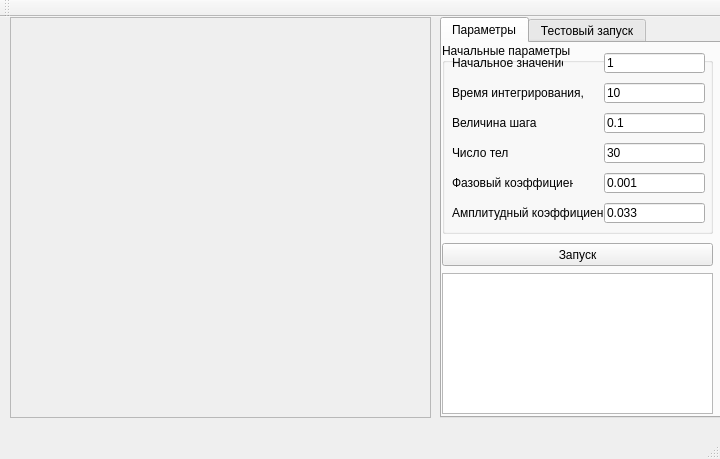
<?xml version="1.0" encoding="UTF-8"?>
<ui version="4.0">
 <class>MainWindow</class>
 <widget class="QMainWindow" name="MainWindow">
  <property name="geometry">
   <rect>
    <x>0</x>
    <y>0</y>
    <width>720</width>
    <height>459</height>
   </rect>
  </property>
  <property name="windowTitle">
   <string>MainWindow</string>
  </property>
  <widget class="QWidget" name="centralWidget">
   <widget class="QTabWidget" name="tabWidget">
    <property name="geometry">
     <rect>
      <x>440</x>
      <y>0</y>
      <width>281</width>
      <height>401</height>
     </rect>
    </property>
    <property name="currentIndex">
     <number>0</number>
    </property>
    <widget class="QWidget" name="tab">
     <attribute name="title">
      <string>Параметры</string>
     </attribute>
     <widget class="QGroupBox" name="groupBox">
      <property name="geometry">
       <rect>
        <x>0</x>
        <y>0</y>
        <width>271</width>
        <height>191</height>
       </rect>
      </property>
      <property name="title">
       <string>Начальные параметры</string>
      </property>
      <widget class="QLineEdit" name="InitVal">
       <property name="geometry">
        <rect>
         <x>162</x>
         <y>10</y>
         <width>101</width>
         <height>20</height>
        </rect>
       </property>
       <property name="text">
        <string>1</string>
       </property>
      </widget>
      <widget class="QLineEdit" name="TmSec">
       <property name="geometry">
        <rect>
         <x>162</x>
         <y>40</y>
         <width>101</width>
         <height>20</height>
        </rect>
       </property>
       <property name="text">
        <string>10</string>
       </property>
      </widget>
      <widget class="QLineEdit" name="Stp">
       <property name="geometry">
        <rect>
         <x>162</x>
         <y>70</y>
         <width>101</width>
         <height>20</height>
        </rect>
       </property>
       <property name="text">
        <string>0.1</string>
       </property>
      </widget>
      <widget class="QLineEdit" name="BdyNum">
       <property name="geometry">
        <rect>
         <x>162</x>
         <y>100</y>
         <width>101</width>
         <height>20</height>
        </rect>
       </property>
       <property name="text">
        <string>30</string>
       </property>
      </widget>
      <widget class="QLineEdit" name="PhsCoeff">
       <property name="geometry">
        <rect>
         <x>162</x>
         <y>130</y>
         <width>101</width>
         <height>20</height>
        </rect>
       </property>
       <property name="text">
        <string>0.001</string>
       </property>
      </widget>
      <widget class="QLineEdit" name="AmpCoeff">
       <property name="geometry">
        <rect>
         <x>162</x>
         <y>160</y>
         <width>101</width>
         <height>20</height>
        </rect>
       </property>
       <property name="text">
        <string>0.033</string>
       </property>
      </widget>
      <widget class="QLabel" name="label">
       <property name="geometry">
        <rect>
         <x>10</x>
         <y>10</y>
         <width>111</width>
         <height>20</height>
        </rect>
       </property>
       <property name="text">
        <string>Начальное значение</string>
       </property>
      </widget>
      <widget class="QLabel" name="label_2">
       <property name="geometry">
        <rect>
         <x>10</x>
         <y>40</y>
         <width>131</width>
         <height>20</height>
        </rect>
       </property>
       <property name="text">
        <string>Время интегрирования, с</string>
       </property>
      </widget>
      <widget class="QLabel" name="label_3">
       <property name="geometry">
        <rect>
         <x>10</x>
         <y>70</y>
         <width>111</width>
         <height>20</height>
        </rect>
       </property>
       <property name="text">
        <string>Величина шага</string>
       </property>
      </widget>
      <widget class="QLabel" name="label_4">
       <property name="geometry">
        <rect>
         <x>10</x>
         <y>100</y>
         <width>111</width>
         <height>20</height>
        </rect>
       </property>
       <property name="text">
        <string>Число тел</string>
       </property>
      </widget>
      <widget class="QLabel" name="label_5">
       <property name="geometry">
        <rect>
         <x>10</x>
         <y>130</y>
         <width>121</width>
         <height>20</height>
        </rect>
       </property>
       <property name="text">
        <string>Фазовый коэффициент</string>
       </property>
      </widget>
      <widget class="QLabel" name="label_6">
       <property name="geometry">
        <rect>
         <x>10</x>
         <y>160</y>
         <width>151</width>
         <height>20</height>
        </rect>
       </property>
       <property name="text">
        <string>Амплитудный коэффициент</string>
       </property>
      </widget>
     </widget>
     <widget class="QPushButton" name="pushButton">
      <property name="geometry">
       <rect>
        <x>0</x>
        <y>200</y>
        <width>271</width>
        <height>23</height>
       </rect>
      </property>
      <property name="text">
       <string>Запуск</string>
      </property>
     </widget>
     <widget class="QPlainTextEdit" name="plainTextEdit">
      <property name="geometry">
       <rect>
        <x>0</x>
        <y>230</y>
        <width>271</width>
        <height>141</height>
       </rect>
      </property>
     </widget>
    </widget>
    <widget class="QWidget" name="tab_2">
     <attribute name="title">
      <string>Тестовый запуск</string>
     </attribute>
     <widget class="QLineEdit" name="lineEdit">
      <property name="geometry">
       <rect>
        <x>10</x>
        <y>10</y>
        <width>113</width>
        <height>20</height>
       </rect>
      </property>
      <property name="text">
       <string>3.14</string>
      </property>
     </widget>
     <widget class="QLineEdit" name="lineEdit_2">
      <property name="geometry">
       <rect>
        <x>10</x>
        <y>40</y>
        <width>113</width>
        <height>20</height>
       </rect>
      </property>
     </widget>
    </widget>
   </widget>
   <widget class="QFrame" name="Qwt_Frame">
    <property name="geometry">
     <rect>
      <x>10</x>
      <y>0</y>
      <width>421</width>
      <height>401</height>
     </rect>
    </property>
    <property name="frameShape">
     <enum>QFrame::StyledPanel</enum>
    </property>
    <property name="frameShadow">
     <enum>QFrame::Raised</enum>
    </property>
    <widget class="QwtPlot" name="Qwt_Widget" native="true">
     <property name="geometry">
      <rect>
       <x>10</x>
       <y>10</y>
       <width>401</width>
       <height>381</height>
      </rect>
     </property>
    </widget>
   </widget>
  </widget>
  <widget class="QMenuBar" name="menuBar">
   <property name="geometry">
    <rect>
     <x>0</x>
     <y>0</y>
     <width>720</width>
     <height>18</height>
    </rect>
   </property>
  </widget>
  <widget class="QToolBar" name="mainToolBar">
   <attribute name="toolBarArea">
    <enum>TopToolBarArea</enum>
   </attribute>
   <attribute name="toolBarBreak">
    <bool>false</bool>
   </attribute>
  </widget>
  <widget class="QStatusBar" name="statusBar"/>
 </widget>
 <layoutdefault spacing="6" margin="11"/>
 <customwidgets>
  <customwidget>
   <class>QwtPlot</class>
   <extends>QWidget</extends>
   <header>qwt_plot.h</header>
   <container>1</container>
  </customwidget>
 </customwidgets>
 <resources/>
 <connections/>
</ui>
